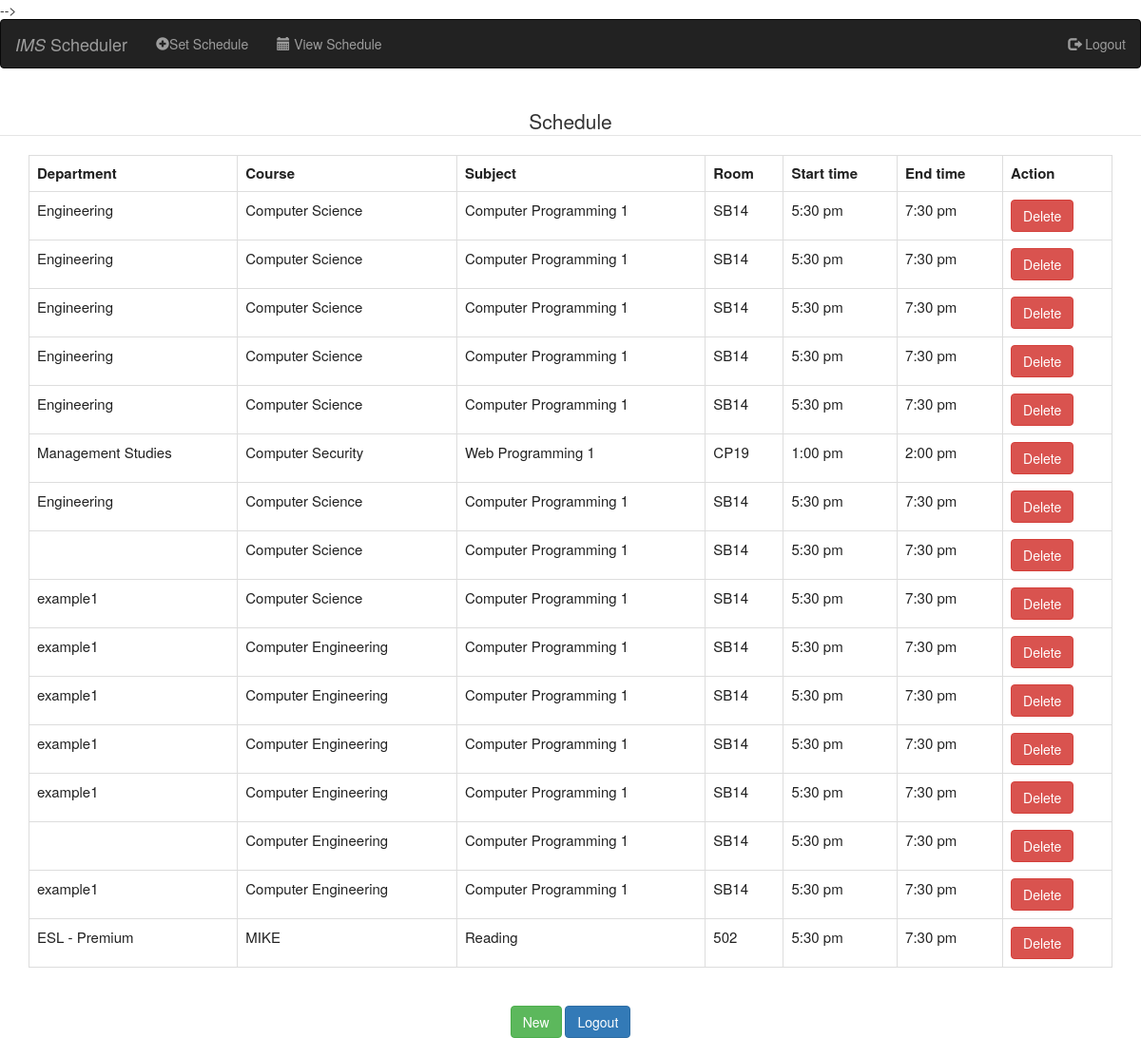
The page /tablelist.php on the database its author committed.
### tables this page shows
CREATE TABLE `addtable` (
  `id` int(11) NOT NULL,
  `faculty` varchar(250) NOT NULL,
  `course` varchar(250) NOT NULL,
  `subject` varchar(250) NOT NULL,
  `room` varchar(250) NOT NULL,
  `start_time` varchar(250) NOT NULL,
  `end_time` varchar(250) NOT NULL
);

### tablelist.php (the view, shortened to what this page needs)
<?php
include_once("header.php");
include_once("navbar.php");
?>
<html>
<head>
</head>
<body><br>
    <div align="center">
        <fieldset>
            <legend>Schedule</legend>
            <body>
                <?php
                echo "<tr>
            <td>";
                require 'databaasee.php';
                $query = ("SELECT * FROM addtable");
                $result = mysqli_query($connect, $query);
                echo "<div class='container'><table width='' class='table table-bordered' border='1' >
                            <tr>
                                <th>Department</th>
								<th>Course</th>
                                <th>Subject</th>
								<th>Room</th>
								<th>Start time</th>
								<th>End time</th>
                                <th>Action</th>
                            </tr>";
                while ($row = mysqli_fetch_assoc($result)) {
                    echo "<tr>";
                    echo "<td>" . $row['faculty'] . "</td>";
                    echo "<td>" . $row['course'] . "</td>";
                    echo "<td>" . $row['subject'] . "</td>";
                    echo "<td>" . $row['room'] . "</td>";
                    echo "<td>" . $row['start_time'] . "</td>";
                    echo "<td>" . $row['end_time'] . "</td>";
                    echo "<td><form class='form-horizontal' method='post' action='tablelist.php'>
                        <input name='id' type='hidden' value='" . $row['id'] . "';>
                        <input type='submit' class='btn btn-danger' name='delete' value='Delete'>
                        </form></td>";
                    echo "</tr>";
                }
                echo "</table>";
                echo "</td>
        </tr>";
                ?>
        </fieldset>
    </div>
    <div align="center">
        <br>
        <a href="home.php"><input type='submit' class='btn btn-success' name='delete' value='New'></a>
        <a href="Index.php"><input type='submit' class='btn btn-primary' name='delete' value='Logout'></a>
    </div>
</body>
</html>
<?php
include_once("footer.php");
?>

### style.css (style rules this page uses)
.table, th, td { border: 1px solid rgb(0, 0, 0); border-collapse: collapse; color: #212121; font-size: 15px; }
th, td { background-color: #ffffff; }

### rows shown on the page
addtable: faculty "Engineering", course "Computer Science", subject "Computer Programming 1", room "SB14", start_time "5:30 pm", end_time "7:30 pm"
addtable: faculty "Engineering", course "Computer Science", subject "Computer Programming 1", room "SB14", start_time "5:30 pm", end_time "7:30 pm"
addtable: faculty "Engineering", course "Computer Science", subject "Computer Programming 1", room "SB14", start_time "5:30 pm", end_time "7:30 pm"
addtable: faculty "Engineering", course "Computer Science", subject "Computer Programming 1", room "SB14", start_time "5:30 pm", end_time "7:30 pm"
addtable: faculty "Engineering", course "Computer Science", subject "Computer Programming 1", room "SB14", start_time "5:30 pm", end_time "7:30 pm"
addtable: faculty "Management Studies", course "Computer Security", subject "Web Programming 1", room "CP19", start_time "1:00 pm", end_time "2:00 pm"
addtable: faculty "Engineering", course "Computer Science", subject "Computer Programming 1", room "SB14", start_time "5:30 pm", end_time "7:30 pm"
addtable: course "Computer Science", subject "Computer Programming 1", room "SB14", start_time "5:30 pm", end_time "7:30 pm"
addtable: faculty "example1", course "Computer Science", subject "Computer Programming 1", room "SB14", start_time "5:30 pm", end_time "7:30 pm"
addtable: faculty "example1", course "Computer Engineering", subject "Computer Programming 1", room "SB14", start_time "5:30 pm", end_time "7:30 pm"
addtable: faculty "example1", course "Computer Engineering", subject "Computer Programming 1", room "SB14", start_time "5:30 pm", end_time "7:30 pm"
addtable: faculty "example1", course "Computer Engineering", subject "Computer Programming 1", room "SB14", start_time "5:30 pm", end_time "7:30 pm"
addtable: faculty "example1", course "Computer Engineering", subject "Computer Programming 1", room "SB14", start_time "5:30 pm", end_time "7:30 pm"
addtable: course "Computer Engineering", subject "Computer Programming 1", room "SB14", start_time "5:30 pm", end_time "7:30 pm"
addtable: faculty "example1", course "Computer Engineering", subject "Computer Programming 1", room "SB14", start_time "5:30 pm", end_time "7:30 pm"
addtable: faculty "ESL - Premium", course "MIKE", subject "Reading", room "502", start_time "5:30 pm", end_time "7:30 pm"
